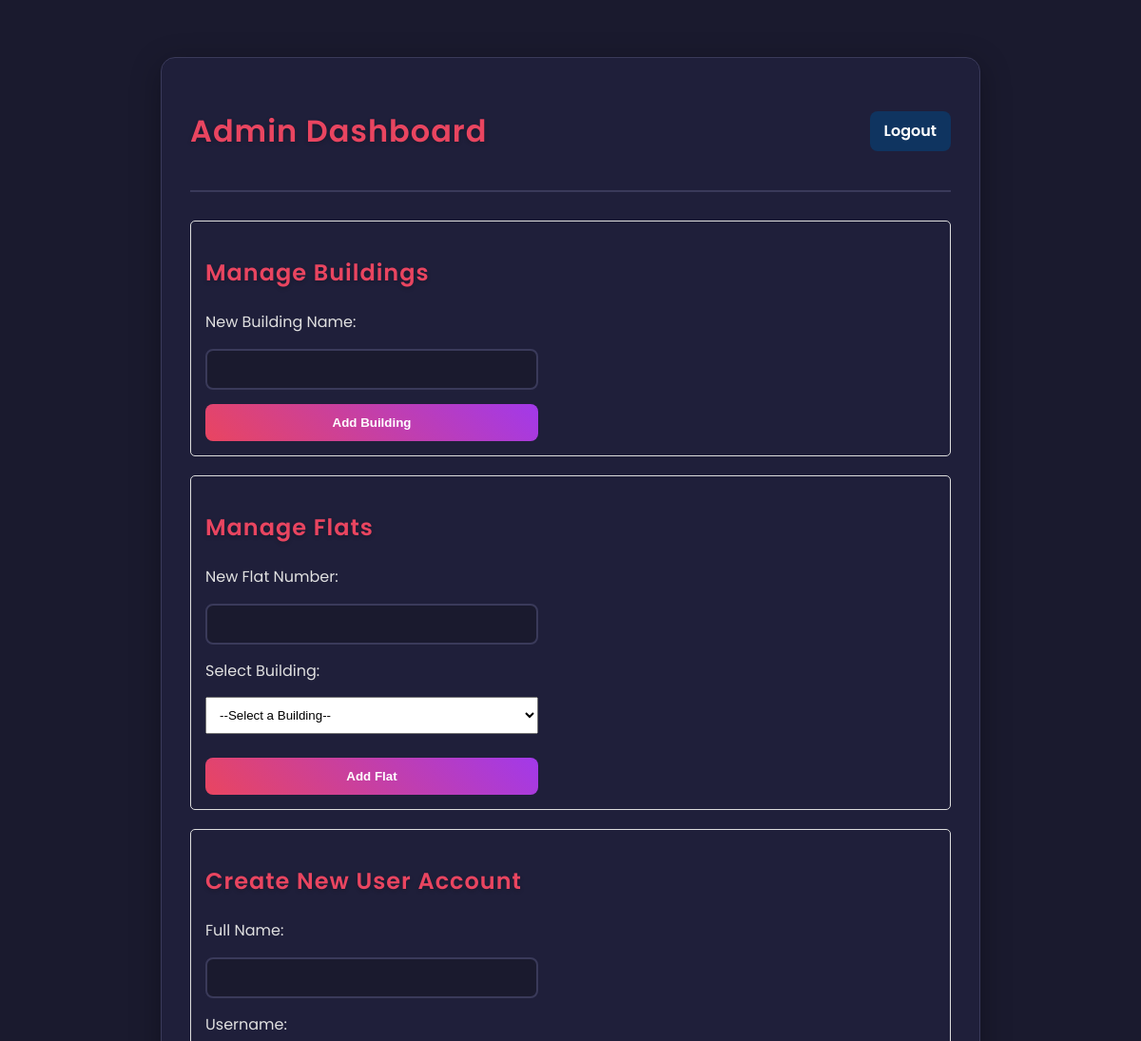
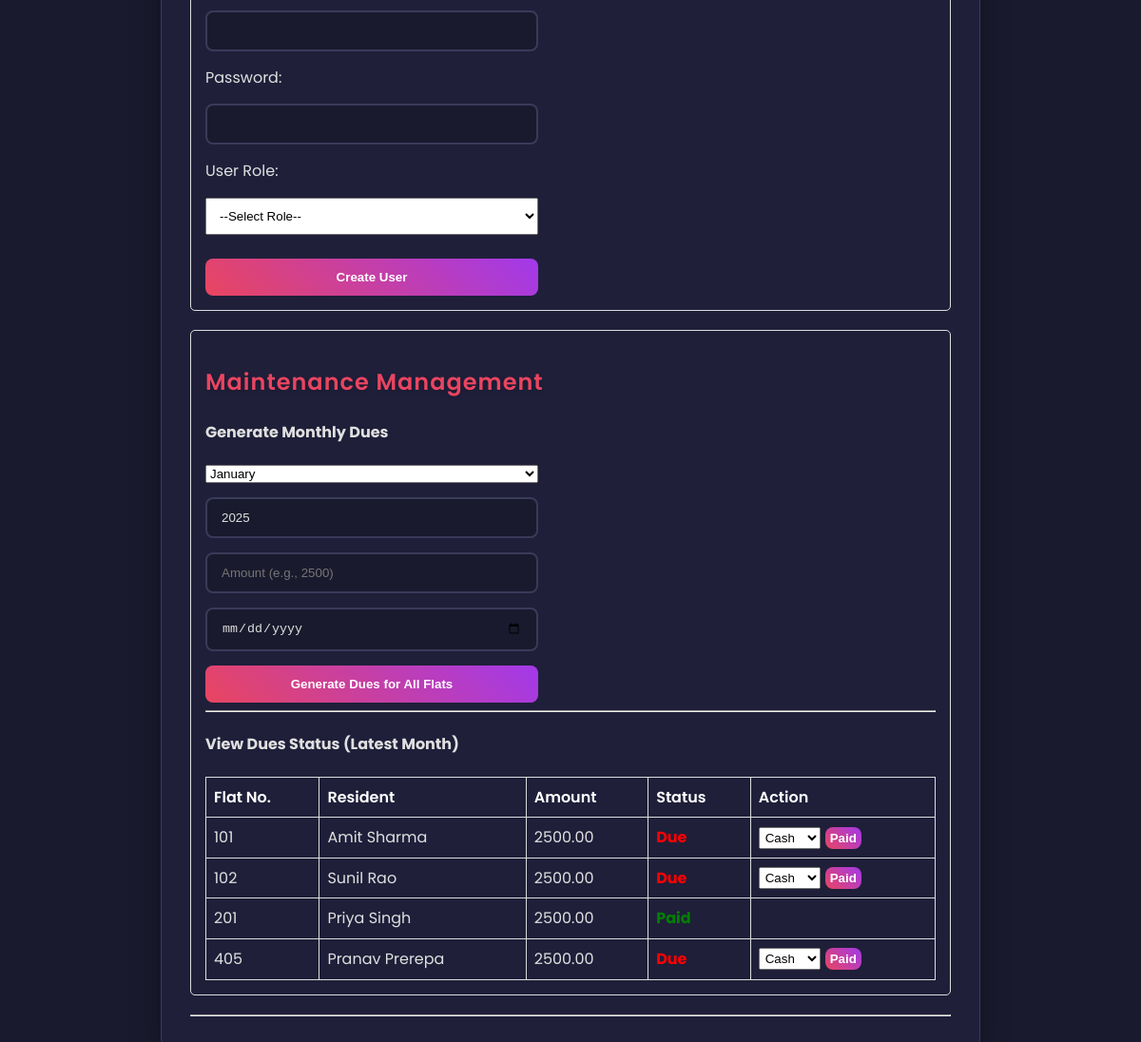
/admin_dashboard.php (signed in), run on the app's committed database (2 pictures, top to bottom).
### tables this page shows
CREATE TABLE IF NOT EXISTS `maintenance` (
  `maintenance_id` int NOT NULL AUTO_INCREMENT,
  `flat_id` int NOT NULL,
  `amount` decimal(10,2) NOT NULL,
  `month` int NOT NULL,
  `year` int NOT NULL,
  `due_date` date NOT NULL,
  `status` enum('paid','due') NOT NULL DEFAULT 'due',
  `payment_date` date DEFAULT NULL,
  `payment_mode` varchar(50) DEFAULT NULL,
  PRIMARY KEY (`maintenance_id`),
  KEY `flat_id` (`flat_id`)
);

CREATE TABLE IF NOT EXISTS `flats` (
  `flat_id` int NOT NULL AUTO_INCREMENT,
  `building_id` int NOT NULL,
  `flat_number` varchar(10) NOT NULL,
  PRIMARY KEY (`flat_id`),
  KEY `building_id` (`building_id`)
);

CREATE TABLE IF NOT EXISTS `residents` (
  `resident_id` int NOT NULL AUTO_INCREMENT,
  `flat_id` int NOT NULL,
  `name` varchar(100) NOT NULL,
  PRIMARY KEY (`resident_id`),
  UNIQUE KEY `flat_id` (`flat_id`)
);

### admin_dashboard.php (the view, shortened to what this page needs)
<?php
require 'db_connect.php';
?>
<!DOCTYPE html>
<html lang="en">
<head>
    <link rel="stylesheet" href="css/style.css">
</head>
<body>
    <div class="container">
        <div class="header">
            <h1>Admin Dashboard</h1>
            <a href="logout.php">Logout</a>
        </div>
        <div class="admin-section">
            <h2>Manage Buildings</h2>
            <form action="add_building_process.php" method="post" class="login-form" style="margin:0;">
                <label for="building_name">New Building Name:</label>
                <input type="text" id="building_name" name="building_name" required>
                <button type="submit">Add Building</button>
            </form>
        </div>
        <div class="admin-section">
            <h2>Manage Flats</h2>
            <form action="add_flat_process.php" method="post" class="login-form" style="margin:0;">
                <label for="flat_number">New Flat Number:</label>
                <input type="text" id="flat_number" name="flat_number" required>
                <label for="building_id_add">Select Building:</label>
                <select name="building_id" id="building_id_add" required style="padding: 10px; margin-bottom: 10px;">
                    <option value="">--Select a Building--</option>
                </select>
                <button type="submit">Add Flat</button>
            </form>
        </div>
        <div class="admin-section">
            <h2>Create New User Account</h2>
            <form action="create_user_process.php" method="post" class="login-form" style="margin:0;" onsubmit="return validateForm()">
                <label for="full_name">Full Name:</label>
                <input type="text" id="full_name" name="full_name" required>
                <label for="username">Username:</label>
                <input type="text" id="username" name="username" required>
                <label for="password">Password:</label>
                <input type="password" id="password" name="password" required>
                <label for="role">User Role:</label>
                <select name="role" id="role" required style="padding: 10px; margin-bottom: 10px;" onchange="toggleFlatSelection()">
                    <option value="">--Select Role--</option>
                </select>
                <button type="submit">Create User</button>
            </form>
        </div>
        <div class="admin-section">
            <h2>Maintenance Management</h2>
            <h4>Generate Monthly Dues</h4>
            <form action="generate_dues.php" method="post" class="login-form" style="margin:0;">
                <select name="month" required>
                    <?php for ($m=1; $m<=12; $m++) { echo '<option value="'.$m.'">'.date('F', mktime(0,0,0,$m, 1, date('Y'))).'</option>'; } ?>
                </select>
                <input type="number" name="year" value="<?php echo date('Y'); ?>" required>
                <input type="number" name="amount" placeholder="Amount (e.g., 2500)" step="0.01" required>
                <input type="date" name="due_date" required>
                <button type="submit">Generate Dues for All Flats</button>
            </form>
            <hr>
            <h4>View Dues Status (Latest Month)</h4>
            <table class="log-table">
                <thead><tr><th>Flat No.</th><th>Resident</th><th>Amount</th><th>Status</th><th>Action</th></tr></thead>
                <tbody>
                    <?php
                    $latest_due_q = $conn->query("SELECT MAX(year) as year, MAX(month) as month FROM maintenance");
                    if ($latest_due_q->num_rows > 0) {
                        $latest_due = $latest_due_q->fetch_assoc();
                        $latest_year = $latest_due['year'];
                        $latest_month = $latest_due['month'];
                        if($latest_year && $latest_month) {
                            $dues_query = "SELECT m.maintenance_id, f.flat_number, r.name as resident_name, m.amount, m.status
                                        FROM maintenance m
                                        JOIN flats f ON m.flat_id = f.flat_id
                                        LEFT JOIN residents r ON f.flat_id = r.flat_id
                                        WHERE m.year = $latest_year AND m.month = $latest_month
                                        ORDER BY f.flat_number";
                            $dues_result = $conn->query($dues_query);
                            while ($row = $dues_result->fetch_assoc()) {
                                echo "<tr>";
                                echo "<td>" . htmlspecialchars($row['flat_number']) . "</td>";
                                echo "<td>" . htmlspecialchars($row['resident_name'] ?? 'Vacant') . "</td>";
                                echo "<td>" . htmlspecialchars($row['amount']) . "</td>";
                                $status_class = 'status-' . strtolower($row['status']);
                                echo "<td><span class='" . $status_class . "'>" . ucfirst($row['status']) . "</span></td>";
                                echo "<td>";
                                if ($row['status'] == 'due') {
                                    echo "<form action='update_payment.php' method='post' style='display:flex; gap: 5px;'>
                                            <input type='hidden' name='maintenance_id' value='" . $row['maintenance_id'] . "'>
                                            <select name='payment_mode' style='padding: 2px;'><option value='Cash'>Cash</option><option value='Online'>Online</option></select>
                                            <button type='submit' style='padding: 2px 5px;'>Paid</button>
                                          </form>";
                                }
                                echo "</td></tr>";
                            }
                        }
                    } else {
                        echo "<tr><td colspan='5'>No maintenance records found. Generate dues to begin.</td></tr>";
                    }
                    ?>
                </tbody>
            </table>
        </div>
        <hr>
    </div>
</body>
</html>

### style.css (style rules this page uses)
body { font-family: 'Poppins', sans-serif; background-color: #1a1a2e; color: #e0e0e0; margin: 0; padding: 20px; line-height: 1.6; }
.container { max-width: 800px; margin: 40px auto; background: #1f1f3a; padding: 30px; border-radius: 15px; box-shadow: 0 8px 32px rgba(0, 0, 0, 0.3); border: 1px solid #3a3a5a; }
h1, h2 { color: #e94560; font-weight: 600; letter-spacing: 1px; text-shadow: 0 2px 4px rgba(0, 0, 0, 0.2); }
.login-form { display: flex; flex-direction: column; max-width: 350px; margin: 50px auto; gap: 15px; }
.login-form input { background: #1a1a2e; color: #e0e0e0; padding: 12px 15px; border: 2px solid #3a3a5a; border-radius: 8px; transition: all 0.3s ease; }
button, .header a { background: linear-gradient(45deg, #e94560, #a239ea); padding: 12px; border: none; border-radius: 8px; font-weight: 600; color: #FFFFFF; cursor: pointer; text-align: center; transition: transform 0.2s ease, box-shadow 0.2s ease; }
.login-form button { background: linear-gradient(45deg, #e94560, #a239ea); }
.header { display: flex; justify-content: space-between; align-items: center; border-bottom: 2px solid #3a3a5a; padding-bottom: 15px; margin-bottom: 30px; }
.header a { text-decoration: none; background: #0f3460; padding: 8px 15px; }
.data-table th, .log-table th { color: #FFFFFF; font-weight: 600; background-color: #FFFFFF; }

### admin_dashboard.php (style rules this page uses)
.admin-section { border: 1px solid #ddd; padding: 15px; margin-bottom: 20px; border-radius: 5px; }
.log-table { width: 100%; border-collapse: collapse; margin-top: 10px; }
.log-table th, .log-table td { border: 1px solid #ddd; padding: 8px; text-align: left; }
.log-table th { background-color: transparent; }
.status-due { color: red; font-weight: bold; }
.status-paid { color: green; font-weight: bold; }

### data on the page
maintenance: flat.flat_number "101", residents.name "Amit Sharma", amount "2500.00", status "Due"
maintenance: flat.flat_number "102", residents.name "Sunil Rao", amount "2500.00", status "Due"
maintenance: flat.flat_number "201", residents.name "Priya Singh", amount "2500.00", status "Paid"
maintenance: flat.flat_number "405", residents.name "Pranav Prerepa", amount "2500.00", status "Due"

### other printed values
form field month "January"
